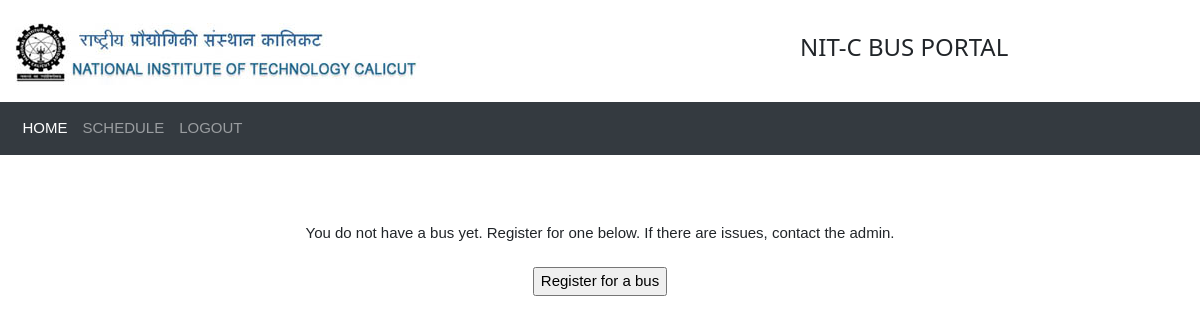
The page /user/userHome.php (signed in) on the database as committed earlier.
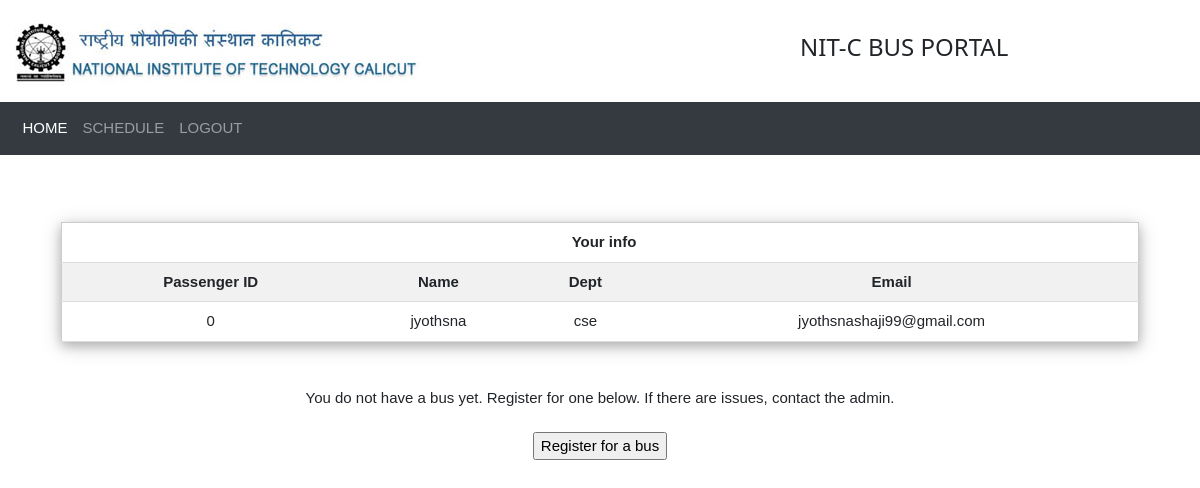
The same page on the database as committed later.
### tables this page shows
CREATE TABLE `passenger` (
  `passenger_id` int(255) NOT NULL,
  `name` varchar(255) NOT NULL,
  `category` varchar(255) NOT NULL,
  `stop` varchar(255) NOT NULL,
  `bus_id` int(255) NOT NULL,
  `dept` varchar(255) NOT NULL,
  `password` varchar(255) NOT NULL,
  `email` varchar(255) NOT NULL
);

### user/userHome.php (the view, shortened to what the changed rows need)
<?php
include_once('dbConfig.php');
?>
<!DOCTYPE html>
<html lang="en">
    <head>
        <link rel="stylesheet" href="css/bootstrap.min.css">
        <link rel="stylesheet" href="css/w3.css">
    </head>
    <body>
            <div class='container'>
            <?php
            if ($_SESSION['category']=='driver')
            {
                $sql="SELECT driver_id, name, licno FROM driver WHERE driver_id=".$_SESSION['user']." ";
                $res=mysqli_query($db,$sql);
                if ($res->num_rows > 0) {
                  echo "<div class='w3-container'> <table class='w3-table-all w3-centered  w3-hoverable w3-reponsive w3-card-4'><tr><th colspan='3'>Your info</th></tr><tr><th>Driver ID</th><th>Name</th><th>License Number</th>";
                  while($row = $res->fetch_assoc()) {
                      echo "<tr><td>". $row["driver_id"]."</td><td>". $row["name"]."</td><td>". $row["licno"]."</td></tr>";
                  }
                  echo "</table></div>";
                  }
                $sql="SELECT bus_id FROM bus WHERE driver_id=".$_SESSION['user']." ";
                $res=mysqli_query($db,$sql);
                $rr=mysqli_fetch_array($res);
                $temp = $rr['bus_id'];
                echo "<br>";
                echo "<br>";
                echo "<div class='w3-container'> <table class='w3-table-all w3-centered  w3-hoverable w3-reponsive w3-card-4'><tr><th>Bus ID</th>";
                echo "<tr><td>". $temp."</td></tr>";
                echo "</table></div>";
                echo "<br>";
                echo "<br>";
                $sql="SELECT passenger_id, name, dept, category, stop FROM passenger WHERE bus_id=".$temp." ";
                $res=mysqli_query($db,$sql);
                if ($res->num_rows > 0) {
                  echo "<div class='w3-container'> <table class='w3-table-all w3-centered  w3-hoverable w3-reponsive w3-card-4'><tr><th colspan='5'>List of Passengers</th></tr><tr><th>Passenger ID</th><th>Name</th><th>Dept</th><th>Student/Staff</th><th>Stop</th>";
                  while($row = $res->fetch_assoc()) {
                      echo "<tr><td>". $row["passenger_id"]."</td><td>". $row["name"]."</td><td>". $row["dept"]."</td><td>". $row["category"]."</td><td>". $row["stop"]."</td></tr>";
                  }
                  echo "</table></div>";
                  }
                  echo "<br>";
                  echo "<br>";
                $sql="SELECT * FROM stops WHERE bus_id=".$temp." ";
                $res=mysqli_query($db,$sql);
                if ($res->num_rows > 0) {
                  echo "<div class='w3-container'> <table class='w3-table-all w3-centered  w3-hoverable w3-reponsive w3-card-4'><tr><th colspan='3'>List of Stops</th></tr><tr><th>Stop</th><th>Time (To College)</th><th>Time (From College)</th></tr>";
                  while($row = $res->fetch_assoc()) {
                      echo "<tr><td>".$row["stop"]."</td><td>". $row["to_time"]."</td><td>". $row["from_time"]."</td></tr>";
                  }
                  echo "</table></div>";
                  }
                echo "<br>";
            }
            else
            {
                $sql="SELECT passenger_id, name, dept, email FROM passenger WHERE passenger_id='".$_SESSION['user']."' ";
                $res=mysqli_query($db,$sql);
                if ($res->num_rows > 0) {
                  echo "<div class='w3-container'> <table class='w3-table-all w3-centered  w3-hoverable w3-reponsive w3-card-4'><tr><th colspan='4'>Your info</th></tr><tr><th>Passenger ID</th><th>Name</th><th>Dept</th><th>Email</th>";
                  while($row = $res->fetch_assoc()) {
                      echo "<tr><td>". $row["passenger_id"]."</td><td>". $row["name"]."</td><td>". $row["dept"]."</td><td>". $row["email"]."</td></tr>";
                  }
                  echo "</table></div>";
                  echo "<br><br>";
                }
            }
            ?>
            </div>
    </body>
</html>

Rows that differ between the two databases and show on the page:
added passenger: passenger_id "0", name "jyothsna", dept "cse", email "jyothsnashaji99@gmail.com"
Other text that changed with them:
text now shown: "Your info Passenger ID Name Dept Email"
